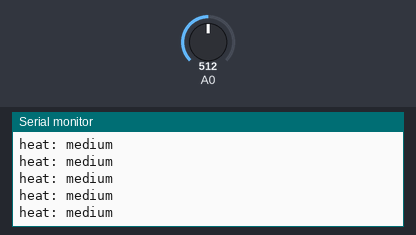
A sketch run on a simulated Arduino Uno, built with avr-gcc and run on an emulated ATmega328P. On the bench: the last lines printed to the serial monitor. The inputs (shaded band) are chosen by the test bench; at power-on: A0 = 512.

Above: at 1.2 s.
1.3 s: A0 set to 140
At 1.41 s:
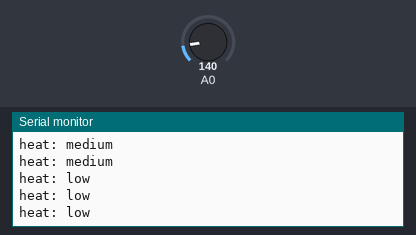
3.2 s: A0 set to 40
At 3.22 s:
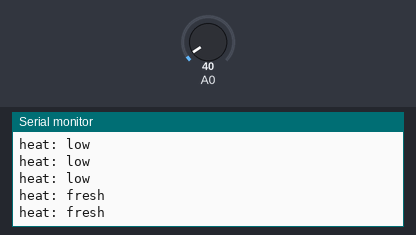

Measured:
- after the input at 1.3 s, the serial monitor: prints a new line at once (image 1)
- after the input at 3.2 s, the serial monitor: prints a new line at once (image 2)

The sketch:

airquality.ino
```cpp
void setup()
{
    Serial.begin(9600);
    //pinMode(D0,INPUT);
}
void loop()
{
   int q = analogRead(A0);
   //int chk = d.read11(DHT11_PIN);

   //float t=d.temperature;
   int pol;

   if(q<50)
       Serial.println("fresh");
  else if (q<150)
     Serial.println("low");
  else if(1<700)
     Serial.println("medium");
  else
   {
      Serial.println("high");
   }
   Serial.print("heat: ");
   //Serial.print(t);

   delay(100);
}
```
